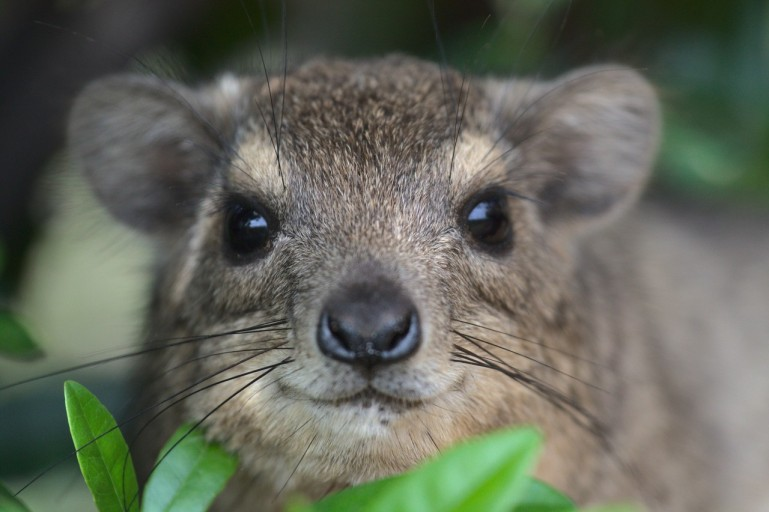
#> input picture 1212/down.jpg, 769 x 512 px, found by its file name
$ python oc.py
#> lines starting #> are read from the running program, lines starting #| are printed output that depends on the picture
import cv2
import numpy as np

image = cv2.imread("./1212/down.jpg")
#> image is the input picture: shape (512, 769, 3); mean B, G, R 91.1, 103.5, 99.5


(h,w) = image.shape[:2]
#> h = 512; w = 769
center = (w//2, h//2)
#> center = (384, 256)
'''
matrix = cv2.getRotationMatrix2D(center, 45, 1.0)
rotated = cv2.warpAffine(image, matrix, (w,h))

cv2.imshow("image", rotated)
cv2.waitKey(0)
'''

matrix = np.float32([[1,0,100], [0,1,50]])
move = cv2.warpAffine(image, matrix, (w,h))
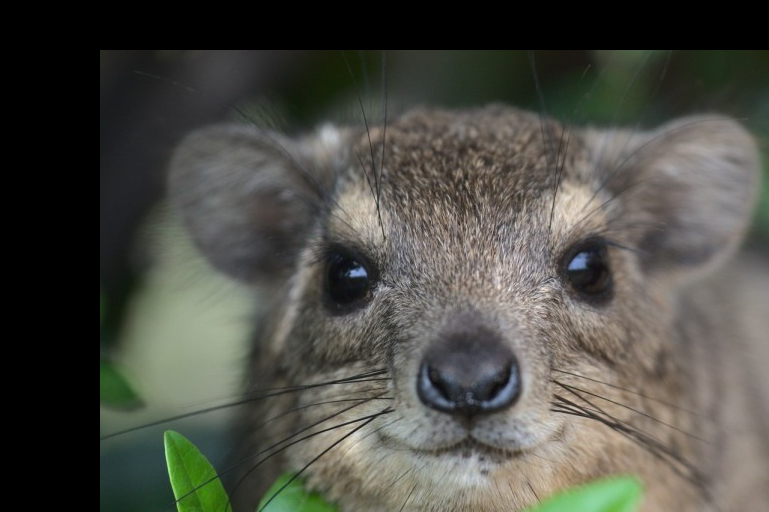
#> move: shape (512, 769, 3); mean B, G, R 70.2, 77.4, 77

cv2.imshow("image", move)
cv2.waitKey(0)
